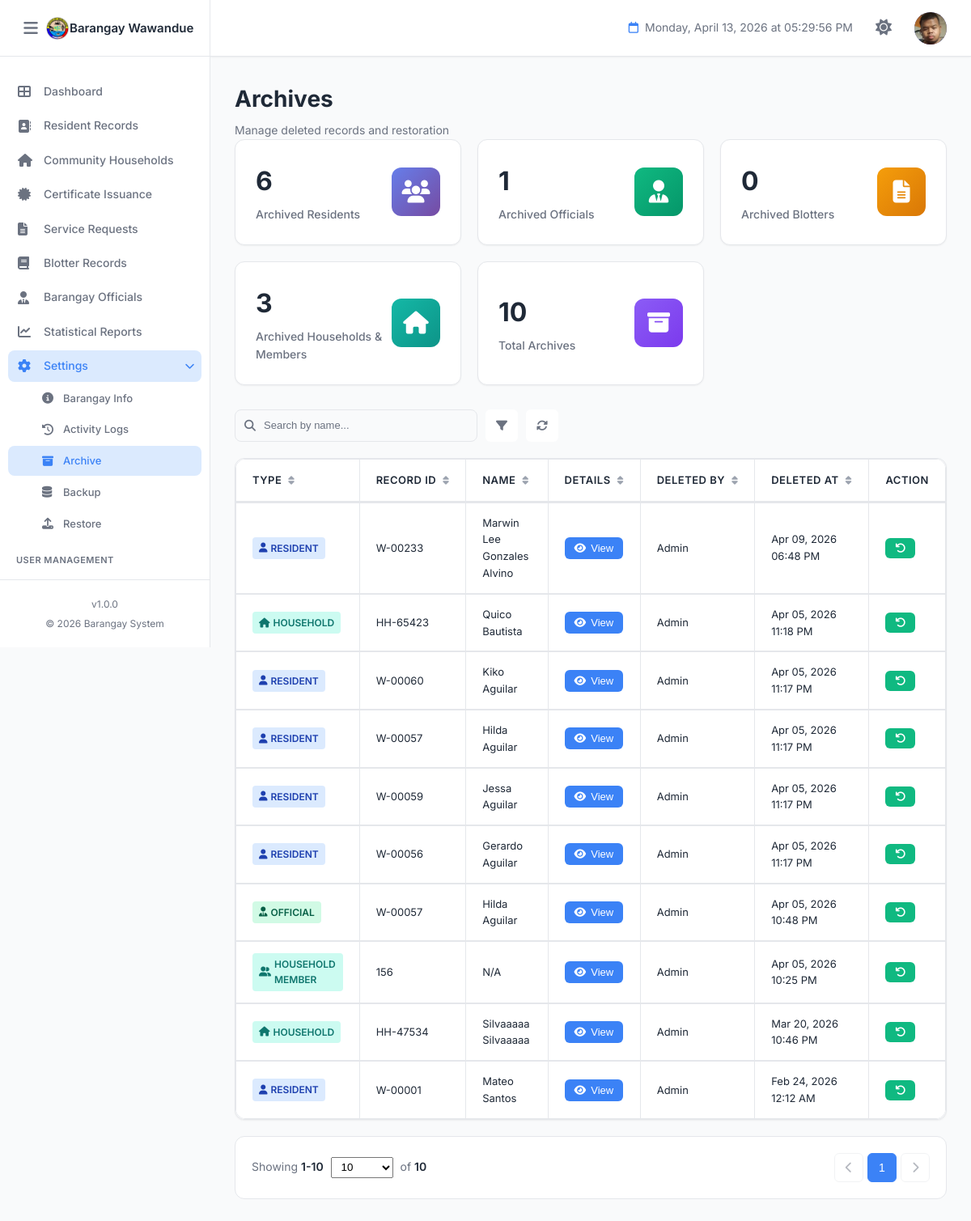
The app's page /archive.php (signed in) with its own data.
### tables this page shows
CREATE TABLE `barangay_info` (
  `id` int(11) NOT NULL,
  `province_name` varchar(100) NOT NULL DEFAULT 'Province Name',
  `town_name` varchar(100) NOT NULL DEFAULT 'Town/City Name',
  `barangay_name` varchar(100) NOT NULL DEFAULT 'Barangay Name',
  `contact_number` varchar(20) DEFAULT NULL,
  `dashboard_text` text DEFAULT NULL,
  `municipal_logo` varchar(255) DEFAULT NULL COMMENT 'Path to municipal/city logo',
  `barangay_logo` varchar(255) DEFAULT NULL COMMENT 'Path to barangay logo',
  `official_emblem` varchar(255) DEFAULT NULL COMMENT 'Path to official emblem',
  `dashboard_image` varchar(255) DEFAULT NULL COMMENT 'Path to dashboard background image',
  `created_at` timestamp NOT NULL DEFAULT current_timestamp(),
  `updated_at` timestamp NOT NULL DEFAULT current_timestamp() ON UPDATE current_timestamp(),
  `updated_by` int(11) DEFAULT NULL COMMENT 'User ID who last updated',
  PRIMARY KEY (`id`),
  KEY `fk_barangay_info_user` (`updated_by`)
);

CREATE TABLE `users` (
  `id` int(11) NOT NULL AUTO_INCREMENT,
  `username` varchar(50) NOT NULL,
  `password` varchar(255) NOT NULL COMMENT 'Hashed password',
  `full_name` varchar(255) NOT NULL,
  `email` varchar(100) NOT NULL,
  `profile_image` varchar(255) DEFAULT NULL COMMENT 'Path to user profile image/avatar',
  `role` varchar(100) NOT NULL DEFAULT 'Staff',
  `status` enum('Active','Inactive') DEFAULT 'Active',
  `created_at` timestamp NOT NULL DEFAULT current_timestamp(),
  `updated_at` timestamp NOT NULL DEFAULT current_timestamp() ON UPDATE current_timestamp(),
  PRIMARY KEY (`id`),
  UNIQUE KEY `username` (`username`),
  UNIQUE KEY `email` (`email`),
  KEY `idx_username` (`username`),
  KEY `idx_email` (`email`),
  KEY `idx_profile_image` (`profile_image`)
);

CREATE TABLE `archive` (
  `id` int(11) NOT NULL AUTO_INCREMENT,
  `archive_type` varchar(50) DEFAULT NULL COMMENT 'Type: resident, official, blotter, permit, user',
  `record_id` varchar(50) DEFAULT NULL COMMENT 'Original record identifier',
  `record_data` longtext DEFAULT NULL COMMENT 'JSON encoded record data',
  `deleted_by` varchar(100) DEFAULT NULL COMMENT 'Username who deleted the record',
  `deleted_at` datetime DEFAULT current_timestamp() COMMENT 'Timestamp when deleted',
  PRIMARY KEY (`id`),
  KEY `idx_archive_type` (`archive_type`),
  KEY `idx_deleted_at` (`deleted_at`)
);

### archive.php (the view, shortened to what the rows shown need)
<?php
require_once 'permissions.php';
$pageTitle = 'Archives';
$archives = [];
if (isset($conn)) {
    $checkTable = $conn->query("SHOW TABLES LIKE 'archive'");
    if ($checkTable && $checkTable->num_rows > 0) {
        $query = "SELECT * FROM archive ORDER BY deleted_at DESC";
        $result = $conn->query($query);
        if ($result) {
            while($row = $result->fetch_assoc()){
                $archives[] = $row;
            }
        }
    }
}
?>
<!DOCTYPE html>
<html lang="en">
<head>
    <link rel="stylesheet" href="https://cdnjs.cloudflare.com/ajax/libs/font-awesome/6.4.0/css/all.min.css">
    <link rel="stylesheet" href="assets/css/style.css?v=<?php echo filemtime('assets/css/style.css'); ?>">
</head>
<body>
    <?php include 'components/sidebar.php'; ?>
    <main class="main-content">
        <?php include 'components/header.php'; ?>
        <div class="dashboard-content">
            <div class="page-header-section">
                <div>
                    <h1 class="page-title"><?php echo $pageTitle; ?></h1>
                </div>
            </div>
            <div class="table-container">
                <table class="data-table archive-table" id="archivesTable">
                    <thead>
                        <tr>
                            <th>Type</th>
                            <th>Record ID</th>
                            <th>Name</th>
                            <th>Details</th>
                            <th>Deleted By</th>
                            <th>Deleted At</th>
                            <th>Action</th>
                        </tr>
                    </thead>
                    <tbody>
                        <?php if(!empty($archives)): ?>
                            <?php foreach($archives as $archive):
                                $badgeClass = 'badge-default';
                                $badgeIcon = 'fa-archive';
                                if($archive['archive_type'] == 'resident') { $badgeClass = 'badge-resident'; $badgeIcon = 'fa-user'; }
                                elseif($archive['archive_type'] == 'official') { $badgeClass = 'badge-official'; $badgeIcon = 'fa-user-tie'; }
                                elseif($archive['archive_type'] == 'blotter') { $badgeClass = 'badge-blotter'; $badgeIcon = 'fa-file-alt'; }
                                elseif($archive['archive_type'] == 'household') { $badgeClass = 'badge-household'; $badgeIcon = 'fa-home'; }
                                elseif($archive['archive_type'] == 'household_member' || $archive['archive_type'] == 'household member') { $badgeClass = 'badge-household'; $badgeIcon = 'fa-user-friends'; }
                                elseif($archive['archive_type'] == 'user') { $badgeClass = 'badge-default'; $badgeIcon = 'fa-user-circle'; }
                                elseif($archive['archive_type'] == 'role') { $badgeClass = 'badge-default'; $badgeIcon = 'fa-user-shield'; }
                                $data = json_decode($archive['record_data'], true) ?: [];
                                $displayName = 'N/A';
                                $recordIdDisplay = $archive['record_id'];
                                if ($archive['archive_type'] == 'resident') {
                                    $firstName = $data['first_name'] ?? '';
                                    $middleName = $data['middle_name'] ?? '';
                                    $lastName = $data['last_name'] ?? '';
                                    $suffix = $data['suffix'] ?? '';
                                    $displayName = trim(preg_replace('/\s+/', ' ', "$firstName $middleName $lastName $suffix"));
                                } elseif ($archive['archive_type'] == 'official') {
                                    if (!empty($data['fullname'])) {
                                        $displayName = $data['fullname'];
                                    } else {
                                        $firstName = $data['first_name'] ?? '';
                                        $middleName = $data['middle_name'] ?? '';
                                        $lastName = $data['last_name'] ?? '';
                                        $suffix = $data['suffix'] ?? '';
                                        $displayName = trim(preg_replace('/\s+/', ' ', "$firstName $middleName $lastName $suffix"));
                                    }
                                } elseif ($archive['archive_type'] == 'blotter') {
                                    $displayName = (!empty($data['complainants']) && isset($data['complainants'][0]['name'])) ? $data['complainants'][0]['name'] : ($data['complainant'] ?? 'N/A');
                                } elseif ($archive['archive_type'] == 'household') {
                                    $displayName = $data['head_name'] ?? 'N/A';
                                } elseif ($archive['archive_type'] == 'household_member' || $archive['archive_type'] == 'household member') {
                                    $displayName = $data['resident_name'] ?? 'N/A';
                                } elseif ($archive['archive_type'] == 'user') {
                                    $displayName = $data['full_name'] ?? $data['name'] ?? 'N/A';
                                } elseif ($archive['archive_type'] == 'role') {
                                    $displayName = $data['name'] ?? 'N/A';
                                }
                            ?>
                            <tr data-type="<?php echo htmlspecialchars($archive['archive_type']); ?>"
                                data-name="<?php echo htmlspecialchars(strtolower($displayName)); ?>"
                                data-deleted-by="<?php echo htmlspecialchars(strtolower($archive['deleted_by'] ?? '')); ?>"
                                data-deleted-at="<?php echo htmlspecialchars(date('Y-m-d', strtotime($archive['deleted_at']))); ?>">
                                <td>
                                    <span class="archive-type-badge <?php echo $badgeClass; ?>">
                                        <i class="fas <?php echo $badgeIcon; ?>"></i>
                                        <?php echo ucwords(str_replace('_', ' ', $archive['archive_type'])); ?>
                                    </span>
                                </td>
                                <td><?php echo htmlspecialchars($recordIdDisplay); ?></td>
                                <td><?php echo htmlspecialchars($displayName); ?></td>
                                <td>
                                    <button class="btn btn-sm btn-primary" onclick="viewDetails(<?php echo htmlspecialchars($archive['record_data'], ENT_QUOTES, 'UTF-8'); ?>, '<?php echo $archive['archive_type']; ?>')">
                                        <i class="fas fa-eye"></i> View
                                    </button>
                                </td>
                                <td><?php echo htmlspecialchars(ucwords($archive['deleted_by'])); ?></td>
                                <td><?php echo htmlspecialchars(date('M d, Y h:i A', strtotime($archive['deleted_at']))); ?></td>
                                <td>
                                    <div style="display: flex; gap: 5px; flex-wrap: wrap;">
                                        <?php if(isset($_SESSION['username'])): ?>
                                        <a href="model/restore_archive.php?id=<?php echo htmlspecialchars($archive['id']); ?>" onclick="return confirm('Restore this record?')" class="btn btn-sm btn-success" title="Restore">
                                            <i class="fas fa-undo"></i>
                                        </a>
                                        <?php endif; ?>
                                    </div>
                                </td>
                            </tr>
                            <?php endforeach; ?>
                        <?php else: ?>
                            <tr>
                                <td colspan="7" style="text-align: center; padding: 20px; color: var(--text-secondary);">No archived records found.</td>
                            </tr>
                        <?php endif; ?>
                    </tbody>
                </table>
            </div>
        </div>
    </main>
</body>
</html>

### components/sidebar.php (shortened to what the rows shown need)
<?php
$sidebar_brgy_name = 'BIS';
$sidebar_brgy_logo = 'assets/images/logo.png';
if (isset($conn)) {
    $s_stmt = $conn->prepare("SELECT barangay_name, barangay_logo FROM barangay_info WHERE id = 1 LIMIT 1");
    if ($s_stmt) {
        $s_stmt->execute();
        $s_result = $s_stmt->get_result();
        if ($s_result->num_rows > 0) {
            $s_row = $s_result->fetch_assoc();
            if (!empty($s_row['barangay_name'])) $sidebar_brgy_name = $s_row['barangay_name'];
            if (!empty($s_row['barangay_logo']))  $sidebar_brgy_logo = $s_row['barangay_logo'];
        }
    }
}
?>
<aside class="sidebar" id="sidebar">
    <div class="sidebar-header">
        <div class="sidebar-brand" style="display:flex;align-items:center;overflow:hidden;">
            <img src="<?php echo htmlspecialchars($sidebar_brgy_logo); ?>" alt="Logo"
                 style="width:30px;height:30px;object-fit:contain;">
            <h2 class="sidebar-title" style="font-size:15px;margin:0;white-space:nowrap;">
                <?php echo htmlspecialchars($sidebar_brgy_name); ?>
            </h2>
        </div>
    </div>
</aside>

### components/header.php (shortened to what the rows shown need)
<?php
if (isset($_SESSION['user_id']) && !isset($header_user_avatar)) {
    $header_user_id = $_SESSION['user_id'];
    $header_stmt = $conn->prepare("SELECT profile_image FROM users WHERE id = ?");
    $header_stmt->bind_param("i", $header_user_id);
    $header_stmt->execute();
    $header_result = $header_stmt->get_result();
    if ($header_result->num_rows > 0) {
        $header_user_data = $header_result->fetch_assoc();
        $header_user_avatar = $header_user_data['profile_image'];
    } else {
        $header_user_avatar = null;
    }
}
?>
<header class="header">
    <div class="header-right">
        <div class="user-profile" id="userProfileDropdown" style="cursor: pointer; position: relative; display: flex; align-items: center;">
            <div class="user-avatar">
                <?php if (!empty($header_user_avatar) && file_exists($header_user_avatar)): ?>
                    <img src="<?php echo htmlspecialchars($header_user_avatar); ?>?v=<?php echo time(); ?>" alt="Profile" style="width: 100%; height: 100%; object-fit: cover; border-radius: 50%;">
                <?php else: ?>
                    <i class="fas fa-user"></i>
                <?php endif; ?>
            </div>
        </div>
    </div>
</header>

### records on screen
barangay_info: barangay_logo (picture), barangay_name "Barangay Wawandue"
users: profile_image (picture)
archive: archive_type "RESIDENT", record "W-00233", displayName "Marwin Lee Gonzales Alvino", deleted_by "Admin", deleted_at "Apr 09, 2026 06:48 PM"
archive: archive_type "HOUSEHOLD", record "HH-65423", record_data "Quico Bautista", deleted_by "Admin", deleted_at "Apr 05, 2026 11:18 PM"
archive: archive_type "RESIDENT", record "W-00060", displayName "Kiko Aguilar", deleted_by "Admin", deleted_at "Apr 05, 2026 11:17 PM"
archive: archive_type "RESIDENT", record "W-00057", displayName "Hilda Aguilar", deleted_by "Admin", deleted_at "Apr 05, 2026 11:17 PM"
archive: archive_type "RESIDENT", record "W-00059", displayName "Jessa Aguilar", deleted_by "Admin", deleted_at "Apr 05, 2026 11:17 PM"
archive: archive_type "RESIDENT", record "W-00056", displayName "Gerardo Aguilar", deleted_by "Admin", deleted_at "Apr 05, 2026 11:17 PM"
archive: archive_type "OFFICIAL", record "W-00057", record_data "Hilda Aguilar", deleted_by "Admin", deleted_at "Apr 05, 2026 10:48 PM"
archive: archive_type "HOUSEHOLD MEMBER", record "156", record_data "N/A", deleted_by "Admin", deleted_at "Apr 05, 2026 10:25 PM"
archive: archive_type "HOUSEHOLD", record "HH-47534", record_data "Silvaaaaa Silvaaaaa", deleted_by "Admin", deleted_at "Mar 20, 2026 10:46 PM"
archive: archive_type "RESIDENT", record "W-00001", displayName "Mateo Santos", deleted_by "Admin", deleted_at "Feb 24, 2026 12:12 AM"

### other values on screen
SITE_VERSION "1.0.0"
SITE_YEAR "2026"
$pageTitle "Archives"
$counts['resident'] "6"
$counts['official'] "1"
$counts['blotter'] "0"
$counts['household'] "3"
$counts['total'] "10"
